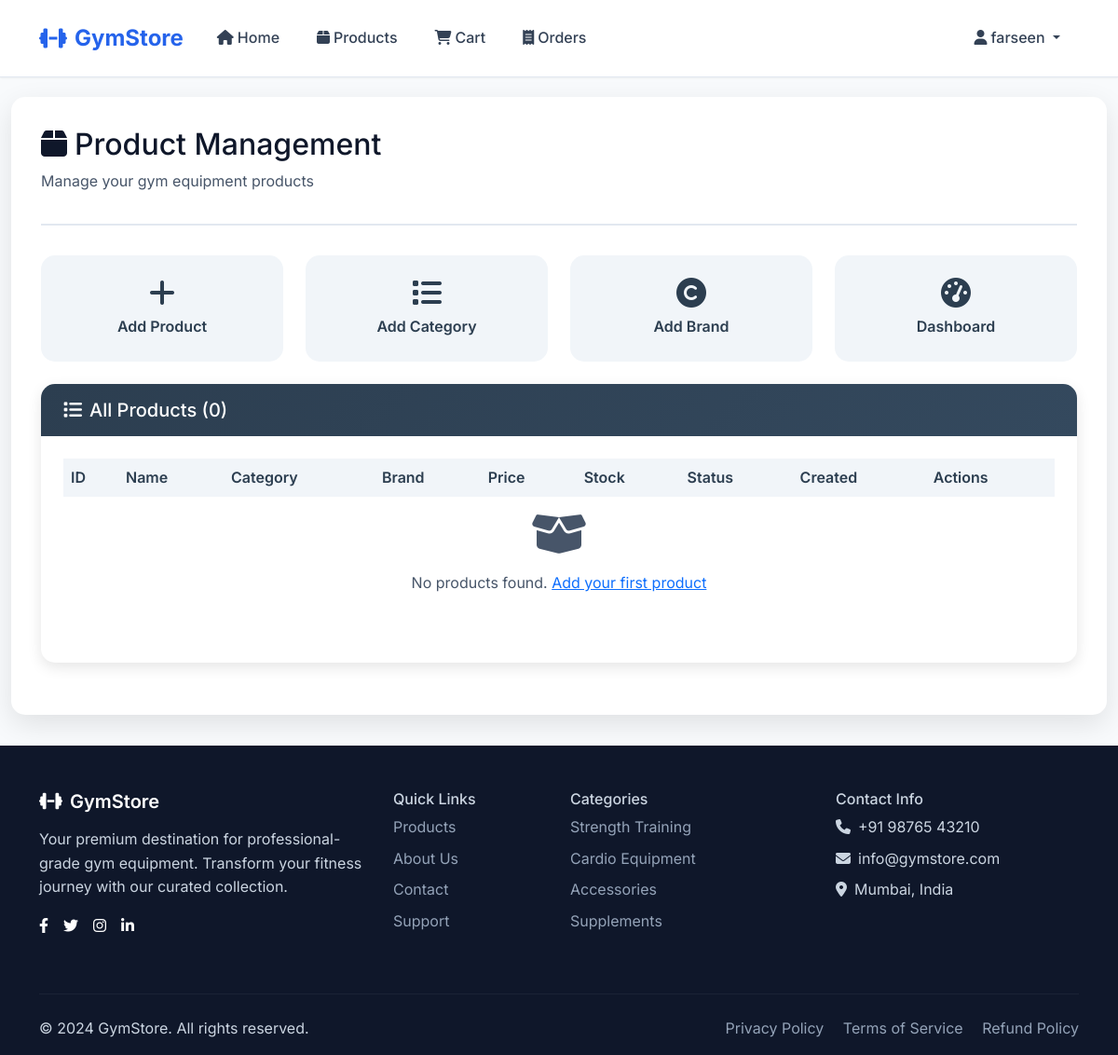
Page /admin-products/ (signed in) on the earlier database version.
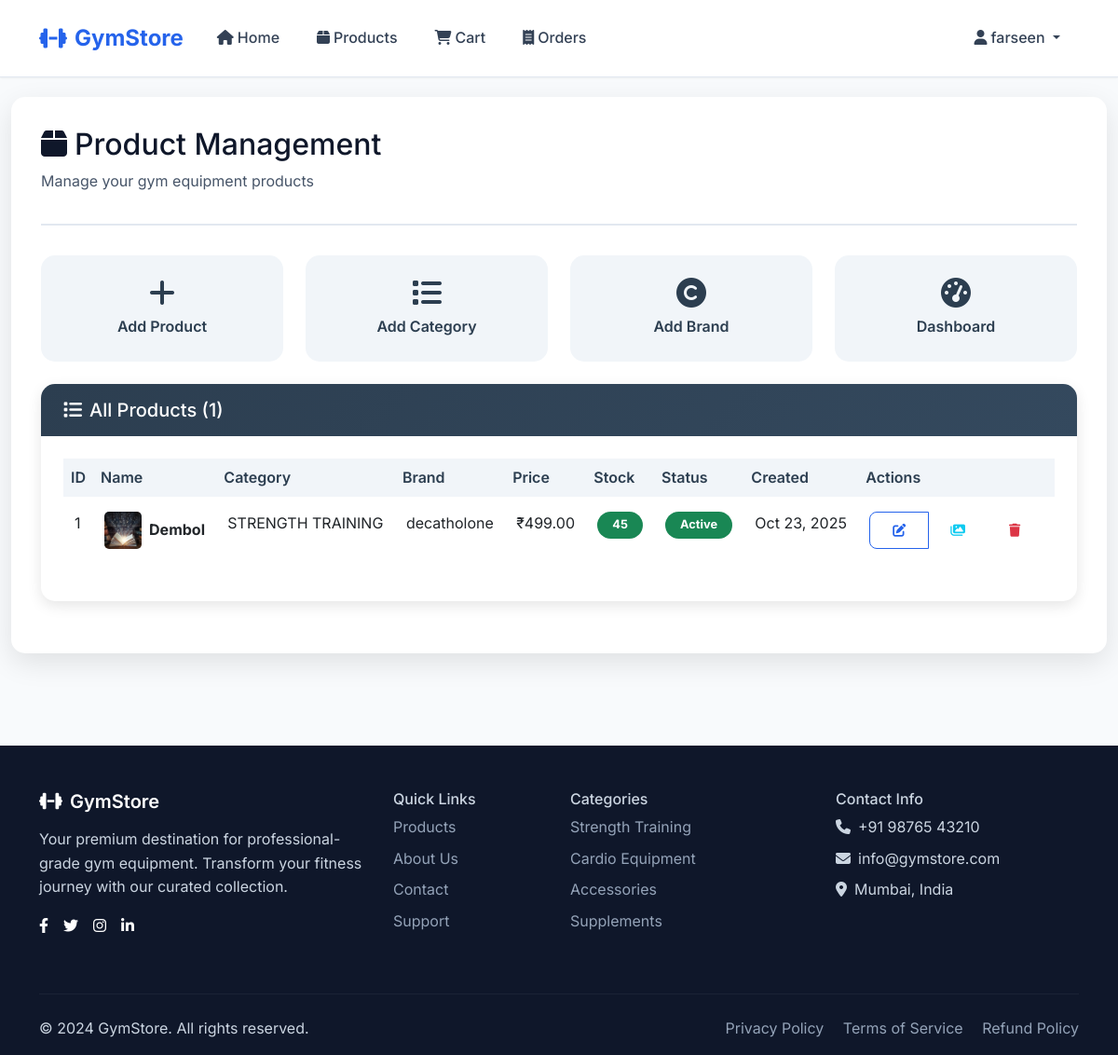
Same page on the later database version.
### product/models.py (models this page shows, shortened)
class Product(models.Model):
    name = models.CharField(max_length=200)
    description = models.TextField()
    price = models.DecimalField(max_digits=10, decimal_places=2)
    category = models.ForeignKey(Category, on_delete=models.CASCADE, related_name='products')
    brand = models.ForeignKey(Brand, on_delete=models.CASCADE, related_name='products')
    stock_quantity = models.PositiveIntegerField(default=0)
    is_featured = models.BooleanField(default=False)
    is_active = models.BooleanField(default=True)
    created_by = models.ForeignKey(User, on_delete=models.CASCADE, related_name='created_products')
    created_at = models.DateTimeField(auto_now_add=True)
    updated_at = models.DateTimeField(auto_now=True)
    class Meta:
        ordering = ['-created_at']
    @property
    def is_in_stock(self):
        return self.stock_quantity > 0
    @property
    def primary_image(self):
        primary = self.images.filter(is_primary=True).first()
        if primary:
            return primary
        return self.images.first()

class ProductImage(models.Model):
    product = models.ForeignKey(Product, on_delete=models.CASCADE, related_name='images')
    image = models.ImageField(upload_to='products/')
    alt_text = models.CharField(max_length=200, blank=True)
    is_primary = models.BooleanField(default=False)
    created_at = models.DateTimeField(auto_now_add=True)

class Category(models.Model):
    name = models.CharField(max_length=100, unique=True)
    description = models.TextField(blank=True)
    created_at = models.DateTimeField(auto_now_add=True)
    class Meta:
        verbose_name_plural = 'Categories'
        ordering = ['name']

class Brand(models.Model):
    name = models.CharField(max_length=100, unique=True)
    description = models.TextField(blank=True)
    created_at = models.DateTimeField(auto_now_add=True)

### product/views.py (the view)
# urls.py: path('admin-products/', views.product_list_view, name='admin_product_list'),
@login_required
def product_list_view(request):
    if not request.user.is_superuser:
        messages.error(request, 'Access denied. Admin privileges required.')
        return redirect('accounts:home')
    products = Product.objects.all().order_by('-created_at')
    categories = Category.objects.all()
    brands = Brand.objects.all()
    context = {
        'products': products,
        'categories': categories,
        'brands': brands,
    }
    return render(request, 'product/product_list.html', context)

### templates/product/product_list.html (shortened to what the changed rows need)
{% extends 'base.html' %}
{% load static %}
{% block extra_css %}
<link href="{% static 'css/admin.css' %}" rel="stylesheet">
{% endblock %}
{% block content %}
<div class="container-fluid py-4">
    <div class="row">
        <div class="col-12">
            <div class="admin-content">
                <div class="admin-header">
                    <h2><i class="fas fa-box me-2"></i>Product Management</h2>
                </div>
                <div class="admin-card">
                    <div class="card-header">
                        <h5><i class="fas fa-list me-2"></i>All Products ({{ products.count }})</h5>
                    </div>
                    <div class="card-body">
                        <div class="table-responsive">
                            <table class="table table-hover">
                                <thead>
                                    <tr>
                                        <th>ID</th>
                                        <th>Name</th>
                                        <th>Category</th>
                                        <th>Brand</th>
                                        <th>Price</th>
                                        <th>Stock</th>
                                        <th>Status</th>
                                        <th>Created</th>
                                        <th>Actions</th>
                                    </tr>
                                </thead>
                                <tbody>
                                    {% for product in products %}
                                    <tr>
                                        <td>{{ product.id }}</td>
                                        <td>
                                            <div class="d-flex align-items-center">
                                                {% if product.primary_image %}
                                                    <img src="{{ product.primary_image.image.url }}" alt="{{ product.name }}" class="me-2" style="width: 40px; height: 40px; object-fit: cover; border-radius: 5px;">
                                                {% else %}
                                                    <div class="me-2 bg-light d-flex align-items-center justify-content-center" style="width: 40px; height: 40px; border-radius: 5px;">
                                                        <i class="fas fa-image text-muted"></i>
                                                    </div>
                                                {% endif %}
                                                <div>
                                                    <strong>{{ product.name }}</strong>
                                                </div>
                                            </div>
                                        </td>
                                        <td>{{ product.category.name }}</td>
                                        <td>{{ product.brand.name }}</td>
                                        <td>₹{{ product.price }}</td>
                                        <td>
                                            {% if product.is_in_stock %}
                                                <span class="badge bg-success">{{ product.stock_quantity }}</span>
                                            {% else %}
                                                <span class="badge bg-danger">Out of Stock</span>
                                            {% endif %}
                                        </td>
                                        <td>
                                            {% if product.is_active %}
                                                <span class="badge bg-success">Active</span>
                                            {% else %}
                                                <span class="badge bg-secondary">Inactive</span>
                                            {% endif %}
                                        </td>
                                        <td>{{ product.created_at|date:"M d, Y" }}</td>
                                        <td>
                                            <div class="btn-group" role="group">
                                                <a href="{% url 'product:edit_product' product.id %}" class="btn btn-sm btn-outline-primary" title="Edit Product">
                                                    <i class="fas fa-edit"></i>
                                                </a>
                                                <a href="{% url 'product:manage_images' product.id %}" class="btn btn-sm btn-outline-info" title="Manage Images">
                                                    <i class="fas fa-images"></i>
                                                </a>
                                                <a href="{% url 'product:delete_product' product.id %}" class="btn btn-sm btn-outline-danger" title="Delete Product">
                                                    <i class="fas fa-trash"></i>
                                                </a>
                                            </div>
                                        </td>
                                    </tr>
                                    {% empty %}
                                    <tr>
                                        <td colspan="9" class="text-center text-muted">
                                            <i class="fas fa-box-open fa-3x mb-3"></i>
                                            <p>No products found. <a href="{% url 'product:add_product' %}">Add your first product</a></p>
                                        </td>
                                    </tr>
                                    {% endfor %}
                                </tbody>
                            </table>
                        </div>
                    </div>
                </div>
            </div>
        </div>
    </div>
</div>
{% endblock %}

Differences in the rows shown:
added Product: id "1", primary_image.image (picture), name "Dembol", category.name "STRENGTH TRAINING", brand.name "decatholone", price "499.00", stock_quantity "45", is_active "Active", created_at "Oct 23, 2025"
Other differences:
{{ products.count }}: "0" → "1"
text no longer shown: "No products found. Add your first product"
